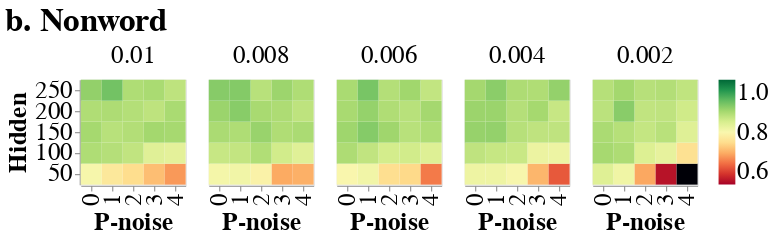

Notebook code for this chart:
### Code cell
plot_nonword = control_space_heatmap(
    df_nonword,
    title="b. Nonword",
    var="score",
    color_scheme="redyellowgreen",
    domain=(0.6, 1),
    font_size=24,
    epsilon_label=""
)

plot_nonword

### Figure 1 — Vega-Lite specification as saved in the notebook (floating-point values rounded to 4 significant figures)
{"config": {"view": {"continuousWidth": 400, "continuousHeight": 300}, "axis": {"labelFontSize": 24, "titleFontSize": 24}, "header": {"labelFontSize": 24, "titleFontSize": 24}, "legend": {"labelFontSize": 24, "titleFontSize": 24}, "title": {"font": "serif", "fontSize": 31, "fontStyle": "normal"}}, "data": {"name": "data-23961cbcbb3e87f2bd40c395333f2718"}, "mark": "rect", "encoding": {"color": {"type": "quantitative", "field": "score", "scale": {"domain": [0.6, 1], "scheme": "redyellowgreen"}, "title": null}, "column": {"type": "ordinal", "field": "learning_rate", "sort": "descending", "title": ""}, "x": {"type": "ordinal", "field": "p_noise", "title": "P-noise"}, "y": {"type": "ordinal", "field": "hidden_units", "sort": "descending", "title": "Hidden"}}, "title": "b. Nonword", "$schema": "https://vega.github.io/schema/vega-lite/v4.8.1.json", "datasets": {"data-23961cbcbb3e87f2bd40c395333f2718": [{"hidden_units": 50, "p_noise": 0, "learning_rate": 0.002, "code_name": 64760000.0, "epoch": 1.0, "cleanup_units": 15.0, "score": 0.8308}, {"hidden_units": 50, "p_noise": 0, "learning_rate": 0.004, "code_name": 64760000.0, "epoch": 1.0, "cleanup_units": 15.0, "score": 0.8133}, {"hidden_units": 50, "p_noise": 0, "learning_rate": 0.006, "code_name": 64760000.0, "epoch": 1.0, "cleanup_units": 15.0, "score": 0.7983}, {"hidden_units": 50, "p_noise": 0, "learning_rate": 0.008, "code_name": 64760000.0, "epoch": 1.0, "cleanup_units": 15.0, "score": 0.8058}, {"hidden_units": 50, "p_noise": 0, "learning_rate": 0.01, "code_name": 64760000.0, "epoch": 1.0, "cleanup_units": 15.0, "score": 0.8033}, {"hidden_units": 50, "p_noise": 1, "learning_rate": 0.002, "code_name": 64760000.0, "epoch": 1.0, "cleanup_units": 15.0, "score": 0.8108}, {"hidden_units": 50, "p_noise": 1, "learning_rate": 0.004, "code_name": 64760000.0, "epoch": 1.0, "cleanup_units": 15.0, "score": 0.8133}, {"hidden_units": 50, "p_noise": 1, "learning_rate": 0.006, "code_name": 64760000.0, "epoch": 1.0, "cleanup_units": 15.0, "score": 0.8092}, {"hidden_units": 50, "p_noise": 1, "learning_rate": 0.008, "code_name": 64760000.0, "epoch": 1.0, "cleanup_units": 15.0, "score": 0.8092}, {"hidden_units": 50, "p_noise": 1, "learning_rate": 0.01, "code_name": 64760000.0, "epoch": 1.0, "cleanup_units": 15.0, "score": 0.7775}, {"hidden_units": 50, "p_noise": 2, "learning_rate": 0.002, "code_name": 64760000.0, "epoch": 1.0, "cleanup_units": 15.0, "score": 0.7175}, {"hidden_units": 50, "p_noise": 2, "learning_rate": 0.004, "code_name": 64760000.0, "epoch": 1.0, "cleanup_units": 15.0, "score": 0.8025}, {"hidden_units": 50, "p_noise": 2, "learning_rate": 0.006, "code_name": 64760000.0, "epoch": 1.0, "cleanup_units": 15.0, "score": 0.7633}, {"hidden_units": 50, "p_noise": 2, "learning_rate": 0.008, "code_name": 64760000.0, "epoch": 1.0, "cleanup_units": 15.0, "score": 0.7925}, {"hidden_units": 50, "p_noise": 2, "learning_rate": 0.01, "code_name": 64760000.0, "epoch": 1.0, "cleanup_units": 15.0, "score": 0.7608}, {"hidden_units": 50, "p_noise": 3, "learning_rate": 0.002, "code_name": 64760000.0, "epoch": 1.0, "cleanup_units": 15.0, "score": 0.615}, {"hidden_units": 50, "p_noise": 3, "learning_rate": 0.004, "code_name": 64760000.0, "epoch": 1.0, "cleanup_units": 15.0, "score": 0.7283}, {"hidden_units": 50, "p_noise": 3, "learning_rate": 0.006, "code_name": 64760000.0, "epoch": 1.0, "cleanup_units": 15.0, "score": 0.7575}, {"hidden_units": 50, "p_noise": 3, "learning_rate": 0.008, "code_name": 64760000.0, "epoch": 1.0, "cleanup_units": 15.0, "score": 0.7192}, {"hidden_units": 50, "p_noise": 3, "learning_rate": 0.01, "code_name": 64760000.0, "epoch": 1.0, "cleanup_units": 15.0, "score": 0.735}, {"hidden_units": 50, "p_noise": 4, "learning_rate": 0.002, "code_name": 64760000.0, "epoch": 1.0, "cleanup_units": 15.0, "score": 0.3942}, {"hidden_units": 50, "p_noise": 4, "learning_rate": 0.004, "code_name": 64760000.0, "epoch": 1.0, "cleanup_units": 15.0, "score": 0.6658}, {"hidden_units": 50, "p_noise": 4, "learning_rate": 0.006, "code_name": 64760000.0, "epoch": 1.0, "cleanup_units": 15.0, "score": 0.6875}, {"hidden_units": 50, "p_noise": 4, "learning_rate": 0.008, "code_name": 64760000.0, "epoch": 1.0, "cleanup_units": 15.0, "score": 0.7233}, {"hidden_units": 50, "p_noise": 4, "learning_rate": 0.01, "code_name": 64760000.0, "epoch": 1.0, "cleanup_units": 15.0, "score": 0.7075}, {"hidden_units": 100, "p_noise": 0, "learning_rate": 0.002, "code_name": 64760000.0, "epoch": 1.0, "cleanup_units": 15.0, "score": 0.8775}, {"hidden_units": 100, "p_noise": 0, "learning_rate": 0.004, "code_name": 64760000.0, "epoch": 1.0, "cleanup_units": 15.0, "score": 0.8592}, {"hidden_units": 100, "p_noise": 0, "learning_rate": 0.006, "code_name": 64760000.0, "epoch": 1.0, "cleanup_units": 15.0, "score": 0.8725}, {"hidden_units": 100, "p_noise": 0, "learning_rate": 0.008, "code_name": 64760000.0, "epoch": 1.0, "cleanup_units": 15.0, "score": 0.8525}, {"hidden_units": 100, "p_noise": 0, "learning_rate": 0.01, "code_name": 64760000.0, "epoch": 1.0, "cleanup_units": 15.0, "score": 0.8717}, {"hidden_units": 100, "p_noise": 1, "learning_rate": 0.002, "code_name": 64760000.0, "epoch": 1.0, "cleanup_units": 15.0, "score": 0.8725}, {"hidden_units": 100, "p_noise": 1, "learning_rate": 0.004, "code_name": 64760000.0, "epoch": 1.0, "cleanup_units": 15.0, "score": 0.8533}, {"hidden_units": 100, "p_noise": 1, "learning_rate": 0.006, "code_name": 64760000.0, "epoch": 1.0, "cleanup_units": 15.0, "score": 0.8575}, {"hidden_units": 100, "p_noise": 1, "learning_rate": 0.008, "code_name": 64760000.0, "epoch": 1.0, "cleanup_units": 15.0, "score": 0.8558}, {"hidden_units": 100, "p_noise": 1, "learning_rate": 0.01, "code_name": 64760000.0, "epoch": 1.0, "cleanup_units": 15.0, "score": 0.8667}, {"hidden_units": 100, "p_noise": 2, "learning_rate": 0.002, "code_name": 64760000.0, "epoch": 1.0, "cleanup_units": 15.0, "score": 0.8333}, {"hidden_units": 100, "p_noise": 2, "learning_rate": 0.004, "code_name": 64760000.0, "epoch": 1.0, "cleanup_units": 15.0, "score": 0.8508}, {"hidden_units": 100, "p_noise": 2, "learning_rate": 0.006, "code_name": 64760000.0, "epoch": 1.0, "cleanup_units": 15.0, "score": 0.8425}, {"hidden_units": 100, "p_noise": 2, "learning_rate": 0.008, "code_name": 64760000.0, "epoch": 1.0, "cleanup_units": 15.0, "score": 0.87}, {"hidden_units": 100, "p_noise": 2, "learning_rate": 0.01, "code_name": 64760000.0, "epoch": 1.0, "cleanup_units": 15.0, "score": 0.8575}, {"hidden_units": 100, "p_noise": 3, "learning_rate": 0.002, "code_name": 64760000.0, "epoch": 1.0, "cleanup_units": 15.0, "score": 0.8208}, {"hidden_units": 100, "p_noise": 3, "learning_rate": 0.004, "code_name": 64760000.0, "epoch": 1.0, "cleanup_units": 15.0, "score": 0.8158}, {"hidden_units": 100, "p_noise": 3, "learning_rate": 0.006, "code_name": 64760000.0, "epoch": 1.0, "cleanup_units": 15.0, "score": 0.8442}, {"hidden_units": 100, "p_noise": 3, "learning_rate": 0.008, "code_name": 64760000.0, "epoch": 1.0, "cleanup_units": 15.0, "score": 0.8442}, {"hidden_units": 100, "p_noise": 3, "learning_rate": 0.01, "code_name": 64760000.0, "epoch": 1.0, "cleanup_units": 15.0, "score": 0.8292}, {"hidden_units": 100, "p_noise": 4, "learning_rate": 0.002, "code_name": 64760000.0, "epoch": 1.0, "cleanup_units": 15.0, "score": 0.7658}, {"hidden_units": 100, "p_noise": 4, "learning_rate": 0.004, "code_name": 64760000.0, "epoch": 1.0, "cleanup_units": 15.0, "score": 0.8142}, {"hidden_units": 100, "p_noise": 4, "learning_rate": 0.006, "code_name": 64760000.0, "epoch": 1.0, "cleanup_units": 15.0, "score": 0.8317}, {"hidden_units": 100, "p_noise": 4, "learning_rate": 0.008, "code_name": 64760000.0, "epoch": 1.0, "cleanup_units": 15.0, "score": 0.8292}, {"hidden_units": 100, "p_noise": 4, "learning_rate": 0.01, "code_name": 64760000.0, "epoch": 1.0, "cleanup_units": 15.0, "score": 0.825}, {"hidden_units": 150, "p_noise": 0, "learning_rate": 0.002, "code_name": 64760000.0, "epoch": 1.0, "cleanup_units": 15.0, "score": 0.8742}, {"hidden_units": 150, "p_noise": 0, "learning_rate": 0.004, "code_name": 64760000.0, "epoch": 1.0, "cleanup_units": 15.0, "score": 0.8883}, {"hidden_units": 150, "p_noise": 0, "learning_rate": 0.006, "code_name": 64760000.0, "epoch": 1.0, "cleanup_units": 15.0, "score": 0.8833}, {"hidden_units": 150, "p_noise": 0, "learning_rate": 0.008, "code_name": 64760000.0, "epoch": 1.0, "cleanup_units": 15.0, "score": 0.8742}, {"hidden_units": 150, "p_noise": 0, "learning_rate": 0.01, "code_name": 64760000.0, "epoch": 1.0, "cleanup_units": 15.0, "score": 0.8783}, {"hidden_units": 150, "p_noise": 1, "learning_rate": 0.002, "code_name": 64760000.0, "epoch": 1.0, "cleanup_units": 15.0, "score": 0.8658}, {"hidden_units": 150, "p_noise": 1, "learning_rate": 0.004, "code_name": 64760000.0, "epoch": 1.0, "cleanup_units": 15.0, "score": 0.89}, {"hidden_units": 150, "p_noise": 1, "learning_rate": 0.006, "code_name": 64760000.0, "epoch": 1.0, "cleanup_units": 15.0, "score": 0.8992}, {"hidden_units": 150, "p_noise": 1, "learning_rate": 0.008, "code_name": 64760000.0, "epoch": 1.0, "cleanup_units": 15.0, "score": 0.8717}, {"hidden_units": 150, "p_noise": 1, "learning_rate": 0.01, "code_name": 64760000.0, "epoch": 1.0, "cleanup_units": 15.0, "score": 0.8642}, {"hidden_units": 150, "p_noise": 2, "learning_rate": 0.002, "code_name": 64760000.0, "epoch": 1.0, "cleanup_units": 15.0, "score": 0.855}, {"hidden_units": 150, "p_noise": 2, "learning_rate": 0.004, "code_name": 64760000.0, "epoch": 1.0, "cleanup_units": 15.0, "score": 0.865}, {"hidden_units": 150, "p_noise": 2, "learning_rate": 0.006, "code_name": 64760000.0, "epoch": 1.0, "cleanup_units": 15.0, "score": 0.8825}, {"hidden_units": 150, "p_noise": 2, "learning_rate": 0.008, "code_name": 64760000.0, "epoch": 1.0, "cleanup_units": 15.0, "score": 0.8867}, {"hidden_units": 150, "p_noise": 2, "learning_rate": 0.01, "code_name": 64760000.0, "epoch": 1.0, "cleanup_units": 15.0, "score": 0.8683}, {"hidden_units": 150, "p_noise": 3, "learning_rate": 0.002, "code_name": 64760000.0, "epoch": 1.0, "cleanup_units": 15.0, "score": 0.8633}, {"hidden_units": 150, "p_noise": 3, "learning_rate": 0.004, "code_name": 64760000.0, "epoch": 1.0, "cleanup_units": 15.0, "score": 0.8592}, {"hidden_units": 150, "p_noise": 3, "learning_rate": 0.006, "code_name": 64760000.0, "epoch": 1.0, "cleanup_units": 15.0, "score": 0.8642}, {"hidden_units": 150, "p_noise": 3, "learning_rate": 0.008, "code_name": 64760000.0, "epoch": 1.0, "cleanup_units": 15.0, "score": 0.8708}, {"hidden_units": 150, "p_noise": 3, "learning_rate": 0.01, "code_name": 64760000.0, "epoch": 1.0, "cleanup_units": 15.0, "score": 0.88}, {"hidden_units": 150, "p_noise": 4, "learning_rate": 0.002, "code_name": 64760000.0, "epoch": 1.0, "cleanup_units": 15.0, "score": 0.83}, {"hidden_units": 150, "p_noise": 4, "learning_rate": 0.004, "code_name": 64760000.0, "epoch": 1.0, "cleanup_units": 15.0, "score": 0.8592}, {"hidden_units": 150, "p_noise": 4, "learning_rate": 0.006, "code_name": 64760000.0, "epoch": 1.0, "cleanup_units": 15.0, "score": 0.8717}, {"hidden_units": 150, "p_noise": 4, "learning_rate": 0.008, "code_name": 64760000.0, "epoch": 1.0, "cleanup_units": 15.0, "score": 0.8742}, {"hidden_units": 150, "p_noise": 4, "learning_rate": 0.01, "code_name": 64760000.0, "epoch": 1.0, "cleanup_units": 15.0, "score": 0.8775}, {"hidden_units": 200, "p_noise": 0, "learning_rate": 0.002, "code_name": 64760000.0, "epoch": 1.0, "cleanup_units": 15.0, "score": 0.8617}, {"hidden_units": 200, "p_noise": 0, "learning_rate": 0.004, "code_name": 64760000.0, "epoch": 1.0, "cleanup_units": 15.0, "score": 0.885}, {"hidden_units": 200, "p_noise": 0, "learning_rate": 0.006, "code_name": 64760000.0, "epoch": 1.0, "cleanup_units": 15.0, "score": 0.8758}, {"hidden_units": 200, "p_noise": 0, "learning_rate": 0.008, "code_name": 64760000.0, "epoch": 1.0, "cleanup_units": 15.0, "score": 0.8858}, {"hidden_units": 200, "p_noise": 0, "learning_rate": 0.01, "code_name": 64760000.0, "epoch": 1.0, "cleanup_units": 15.0, "score": 0.8708}, {"hidden_units": 200, "p_noise": 1, "learning_rate": 0.002, "code_name": 64760000.0, "epoch": 1.0, "cleanup_units": 15.0, "score": 0.8967}, {"hidden_units": 200, "p_noise": 1, "learning_rate": 0.004, "code_name": 64760000.0, "epoch": 1.0, "cleanup_units": 15.0, "score": 0.8858}, {"hidden_units": 200, "p_noise": 1, "learning_rate": 0.006, "code_name": 64760000.0, "epoch": 1.0, "cleanup_units": 15.0, "score": 0.8892}, {"hidden_units": 200, "p_noise": 1, "learning_rate": 0.008, "code_name": 64760000.0, "epoch": 1.0, "cleanup_units": 15.0, "score": 0.8975}, {"hidden_units": 200, "p_noise": 1, "learning_rate": 0.01, "code_name": 64760000.0, "epoch": 1.0, "cleanup_units": 15.0, "score": 0.8725}, {"hidden_units": 200, "p_noise": 2, "learning_rate": 0.002, "code_name": 64760000.0, "epoch": 1.0, "cleanup_units": 15.0, "score": 0.8575}, {"hidden_units": 200, "p_noise": 2, "learning_rate": 0.004, "code_name": 64760000.0, "epoch": 1.0, "cleanup_units": 15.0, "score": 0.8667}, {"hidden_units": 200, "p_noise": 2, "learning_rate": 0.006, "code_name": 64760000.0, "epoch": 1.0, "cleanup_units": 15.0, "score": 0.8708}, {"hidden_units": 200, "p_noise": 2, "learning_rate": 0.008, "code_name": 64760000.0, "epoch": 1.0, "cleanup_units": 15.0, "score": 0.8758}, {"hidden_units": 200, "p_noise": 2, "learning_rate": 0.01, "code_name": 64760000.0, "epoch": 1.0, "cleanup_units": 15.0, "score": 0.8675}, {"hidden_units": 200, "p_noise": 3, "learning_rate": 0.002, "code_name": 64760000.0, "epoch": 1.0, "cleanup_units": 15.0, "score": 0.8592}, {"hidden_units": 200, "p_noise": 3, "learning_rate": 0.004, "code_name": 64760000.0, "epoch": 1.0, "cleanup_units": 15.0, "score": 0.8783}, {"hidden_units": 200, "p_noise": 3, "learning_rate": 0.006, "code_name": 64760000.0, "epoch": 1.0, "cleanup_units": 15.0, "score": 0.8642}, {"hidden_units": 200, "p_noise": 3, "learning_rate": 0.008, "code_name": 64760000.0, "epoch": 1.0, "cleanup_units": 15.0, "score": 0.8725}, {"hidden_units": 200, "p_noise": 3, "learning_rate": 0.01, "code_name": 64760000.0, "epoch": 1.0, "cleanup_units": 15.0, "score": 0.86}, {"hidden_units": 200, "p_noise": 4, "learning_rate": 0.002, "code_name": 64760000.0, "epoch": 1.0, "cleanup_units": 15.0, "score": 0.8458}, {"hidden_units": 200, "p_noise": 4, "learning_rate": 0.004, "code_name": 64760000.0, "epoch": 1.0, "cleanup_units": 15.0, "score": 0.8525}, {"hidden_units": 200, "p_noise": 4, "learning_rate": 0.006, "code_name": 64760000.0, "epoch": 1.0, "cleanup_units": 15.0, "score": 0.8792}, {"hidden_units": 200, "p_noise": 4, "learning_rate": 0.008, "code_name": 64760000.0, "epoch": 1.0, "cleanup_units": 15.0, "score": 0.86}, {"hidden_units": 200, "p_noise": 4, "learning_rate": 0.01, "code_name": 64760000.0, "epoch": 1.0, "cleanup_units": 15.0, "score": 0.875}, {"hidden_units": 250, "p_noise": 0, "learning_rate": 0.002, "code_name": 64760000.0, "epoch": 1.0, "cleanup_units": 15.0, "score": 0.8658}, {"hidden_units": 250, "p_noise": 0, "learning_rate": 0.004, "code_name": 64760000.0, "epoch": 1.0, "cleanup_units": 15.0, "score": 0.8792}, {"hidden_units": 250, "p_noise": 0, "learning_rate": 0.006, "code_name": 64760000.0, "epoch": 1.0, "cleanup_units": 15.0, "score": 0.875}, {"hidden_units": 250, "p_noise": 0, "learning_rate": 0.008, "code_name": 64760000.0, "epoch": 1.0, "cleanup_units": 15.0, "score": 0.8983}, {"hidden_units": 250, "p_noise": 0, "learning_rate": 0.01, "code_name": 64760000.0, "epoch": 1.0, "cleanup_units": 15.0, "score": 0.8908}, {"hidden_units": 250, "p_noise": 1, "learning_rate": 0.002, "code_name": 64760000.0, "epoch": 1.0, "cleanup_units": 15.0, "score": 0.88}, {"hidden_units": 250, "p_noise": 1, "learning_rate": 0.004, "code_name": 64760000.0, "epoch": 1.0, "cleanup_units": 15.0, "score": 0.8958}, {"hidden_units": 250, "p_noise": 1, "learning_rate": 0.006, "code_name": 64760000.0, "epoch": 1.0, "cleanup_units": 15.0, "score": 0.9075}, {"hidden_units": 250, "p_noise": 1, "learning_rate": 0.008, "code_name": 64760000.0, "epoch": 1.0, "cleanup_units": 15.0, "score": 0.9}, {"hidden_units": 250, "p_noise": 1, "learning_rate": 0.01, "code_name": 64760000.0, "epoch": 1.0, "cleanup_units": 15.0, "score": 0.9108}, {"hidden_units": 250, "p_noise": 2, "learning_rate": 0.002, "code_name": 64760000.0, "epoch": 1.0, "cleanup_units": 15.0, "score": 0.865}, {"hidden_units": 250, "p_noise": 2, "learning_rate": 0.004, "code_name": 64760000.0, "epoch": 1.0, "cleanup_units": 15.0, "score": 0.8725}, {"hidden_units": 250, "p_noise": 2, "learning_rate": 0.006, "code_name": 64760000.0, "epoch": 1.0, "cleanup_units": 15.0, "score": 0.8675}, {"hidden_units": 250, "p_noise": 2, "learning_rate": 0.008, "code_name": 64760000.0, "epoch": 1.0, "cleanup_units": 15.0, "score": 0.8642}, {"hidden_units": 250, "p_noise": 2, "learning_rate": 0.01, "code_name": 64760000.0, "epoch": 1.0, "cleanup_units": 15.0, "score": 0.8717}, {"hidden_units": 250, "p_noise": 3, "learning_rate": 0.002, "code_name": 64760000.0, "epoch": 1.0, "cleanup_units": 15.0, "score": 0.8683}, {"hidden_units": 250, "p_noise": 3, "learning_rate": 0.004, "code_name": 64760000.0, "epoch": 1.0, "cleanup_units": 15.0, "score": 0.8708}, {"hidden_units": 250, "p_noise": 3, "learning_rate": 0.006, "code_name": 64760000.0, "epoch": 1.0, "cleanup_units": 15.0, "score": 0.8817}, {"hidden_units": 250, "p_noise": 3, "learning_rate": 0.008, "code_name": 64760000.0, "epoch": 1.0, "cleanup_units": 15.0, "score": 0.8842}, {"hidden_units": 250, "p_noise": 3, "learning_rate": 0.01, "code_name": 64760000.0, "epoch": 1.0, "cleanup_units": 15.0, "score": 0.875}, {"hidden_units": 250, "p_noise": 4, "learning_rate": 0.002, "code_name": 64760000.0, "epoch": 1.0, "cleanup_units": 15.0, "score": 0.8583}, {"hidden_units": 250, "p_noise": 4, "learning_rate": 0.004, "code_name": 64760000.0, "epoch": 1.0, "cleanup_units": 15.0, "score": 0.89}, {"hidden_units": 250, "p_noise": 4, "learning_rate": 0.006, "code_name": 64760000.0, "epoch": 1.0, "cleanup_units": 15.0, "score": 0.8567}, {"hidden_units": 250, "p_noise": 4, "learning_rate": 0.008, "code_name": 64760000.0, "epoch": 1.0, "cleanup_units": 15.0, "score": 0.8717}, {"hidden_units": 250, "p_noise": 4, "learning_rate": 0.01, "code_name": 64760000.0, "epoch": 1.0, "cleanup_units": 15.0, "score": 0.86}]}}
